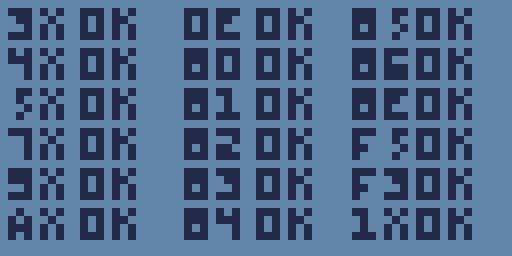
#> input picture examples/Chip8/Tests/chip8-test-rom/test_rom.png, 512 x 256 px
$ python -i dither.py   (imports and definitions only)
#> lines starting #> are read from the running program, lines starting #| are printed output that depends on the picture; after the words box and inside, x2 and y2 are one past the last pixel; in counts of white or black regions, pixels touching at a corner belong together
import itertools
import typing as t
from array import array

from PIL import Image

DITHER_THRESH = 127


class PatternPart(t.NamedTuple):  # noqa: D101
    dc: int
    dr: int
    numerator: int
    denominator: int


# Atkinson error diffusion
#      -1  0   1   2
# -------------------
# 0 |      X  1/8 1/8
# 1 | 1/8 1/8 1/8
# 2 |     1/8
ATKINSON = [
    PatternPart(dc=1, dr=0, numerator=1, denominator=8),
    PatternPart(dc=2, dr=0, numerator=1, denominator=8),
    PatternPart(dc=-1, dr=1, numerator=1, denominator=8),
    PatternPart(dc=0, dr=1, numerator=1, denominator=8),
    PatternPart(dc=1, dr=1, numerator=1, denominator=8),
    PatternPart(dc=0, dr=2, numerator=1, denominator=8),
]

# Floyd-Steinberg error diffusion
#      -1   0     1
# ------------------
# 0 |       X   7/16
# 1 | 3/16 5/16 1/16
FLOYD_STEINBERG = [
    PatternPart(dc=1, dr=0, numerator=7, denominator=16),
    PatternPart(dc=-1, dr=1, numerator=3, denominator=16),
    PatternPart(dc=0, dr=1, numerator=5, denominator=16),
    PatternPart(dc=1, dr=1, numerator=1, denominator=16),
]

# Jarvis, Judice, and Ninke error diffusion
#      -2   -1   0    1    2
# ----------------------------
# 0 |            X   7/48 5/48
# 1 | 3/48 5/48 7/48 5/48 3/48
# 2 | 1/48 3/48 5/48 3/48 1/48
JARVIS_JUDICE_NINKE = [
    PatternPart(dc=1, dr=0, numerator=7, denominator=48),
    PatternPart(dc=2, dr=0, numerator=5, denominator=48),
    PatternPart(dc=-2, dr=1, numerator=3, denominator=48),
    PatternPart(dc=-1, dr=1, numerator=5, denominator=48),
    PatternPart(dc=0, dr=1, numerator=7, denominator=48),
    PatternPart(dc=1, dr=1, numerator=5, denominator=48),
    PatternPart(dc=2, dr=1, numerator=3, denominator=48),
    PatternPart(dc=-2, dr=2, numerator=1, denominator=48),
    PatternPart(dc=-1, dr=2, numerator=3, denominator=48),
    PatternPart(dc=0, dr=2, numerator=5, denominator=48),
    PatternPart(dc=1, dr=2, numerator=3, denominator=48),
    PatternPart(dc=2, dr=2, numerator=1, denominator=48),
]

DITHER_MAPPING = {
    "atkinson": ATKINSON,
    "floyd-steinberg": FLOYD_STEINBERG,
    "jjn": JARVIS_JUDICE_NINKE,
}


def dither(
    img: Image.Image, threshold: int = DITHER_THRESH, pattern: list[PatternPart] = ATKINSON
) -> array:
    """
    Apply the specified error-diffusion dithering algorithm to the input image.

    Return is an array of dithered pixels (`255` for white, `0` for black).

    `threshold` may be specified to control the behavior of the algorithm; this threshold controls
    the shift from grayscale to black/white, e.g. for the default threshold of `127` any pixel
    greater than 127 is marked as white, and any pixel less than or equal to 127 is marked as black.

    NOTE: It is assumed that the image is provided as grayscale (PIL mode `"L"`).
    """

    def diffuse(c: int, r: int, err: int) -> None:
        """Distribute the pixel's error to adjacent pixels, as defined by the specified pattern."""
        for part in pattern:
            col = c + part.dc
            row = r + part.dr

            if (col < 0) or (col >= img.width) or (row >= img.height):  # bounds check
                continue

            current_pixel: float = img.getpixel((col, row))  # type: ignore[assignment]
            error_part = (err * part.numerator) // (part.denominator)
            img.putpixel((col, row), current_pixel + error_part)

    # The general algorithm for each pixel is as follows:
    #     1. Find whether the pixel is closer to black or white, managed by the specified threshold,
    #        and shift it to this color
    #     2. Calculate the difference between the new pixel color and its original color, which
    #        defines the error to be diffused to the surrounding pixels
    #     3. Diffuse the error to the surrounding pixels according to the specified diffusion
    #        pattern
    res = array("B", [0] * (img.width * img.height))
    for x, y in itertools.product(range(img.width), range(img.height)):
        old_pixel: float = img.getpixel((x, y))  # type: ignore[assignment]
        if old_pixel > threshold:
            new_pixel = 255
        else:
            new_pixel = 0

        res[y * img.width + x] = new_pixel
        diff = int(old_pixel - new_pixel)
        diffuse(x, y, diff)

    return res

>>> import cv2
>>> picture = cv2.imread('../../examples/Chip8/Tests/chip8-test-rom/test_rom.png', cv2.IMREAD_GRAYSCALE)
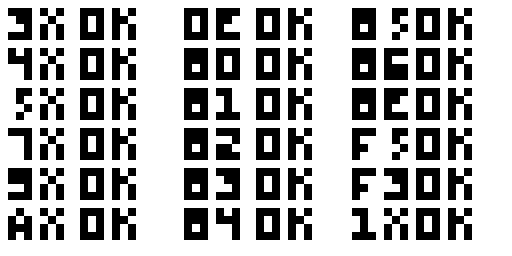
#> picture: shape (256, 512); values 46 (black) and 129 (white), 69.4% white; 72 black regions, largest, box (x1, y1, x2, y2) and area: (352, 8, 376, 40) 704, (184, 48, 208, 80) 704, (352, 48, 376, 80) 704
>>> result = dither(picture)
#> (the run stopped early here; a loop or call above may not have finished)
